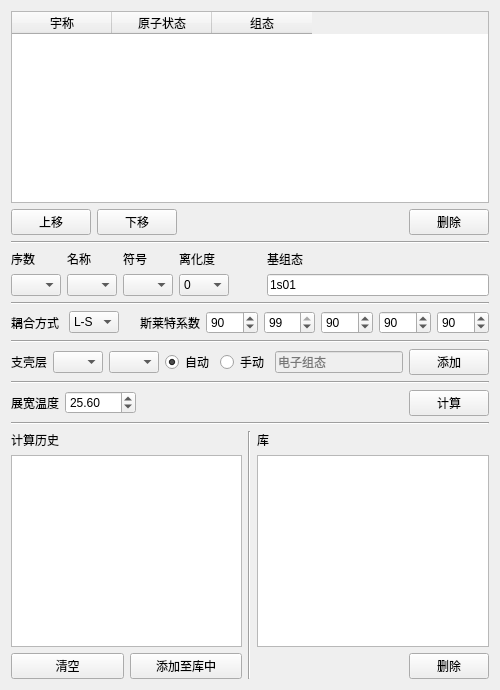
         <widget class="QWidget" name="widget" native="true">
          <property name="sizePolicy">
           <sizepolicy hsizetype="Preferred" vsizetype="Preferred">
            <horstretch>0</horstretch>
            <verstretch>0</verstretch>
           </sizepolicy>
          </property>
          <property name="minimumSize">
           <size>
            <width>500</width>
            <height>0</height>
           </size>
          </property>
          <property name="maximumSize">
           <size>
            <width>500</width>
            <height>16777215</height>
           </size>
          </property>
          <layout class="QVBoxLayout" name="verticalLayout_8">
           <item>
            <widget class="QTableWidget" name="in36_configuration_view">
             <column>
              <property name="text">
               <string>宇称</string>
              </property>
             </column>
             <column>
              <property name="text">
               <string>原子状态</string>
              </property>
             </column>
             <column>
              <property name="text">
               <string>组态</string>
              </property>
             </column>
            </widget>
           </item>
           <item>
            <layout class="QHBoxLayout" name="horizontalLayout_10">
             <item>
              <widget class="QPushButton" name="configuration_move_up">
               <property name="text">
                <string>上移</string>
               </property>
              </widget>
             </item>
             <item>
              <widget class="QPushButton" name="configuration_move_down">
               <property name="text">
                <string>下移</string>
               </property>
              </widget>
             </item>
             <item>
              <spacer name="horizontalSpacer_5">
               <property name="orientation">
                <enum>Qt::Horizontal</enum>
               </property>
               <property name="sizeHint" stdset="0">
                <size>
                 <width>40</width>
                 <height>20</height>
                </size>
               </property>
              </spacer>
             </item>
             <item>
              <widget class="QPushButton" name="del_configuration">
               <property name="text">
                <string>删除</string>
               </property>
              </widget>
             </item>
            </layout>
           </item>
           <item>
            <widget class="Line" name="line">
             <property name="orientation">
              <enum>Qt::Horizontal</enum>
             </property>
            </widget>
           </item>
           <item>
            <layout class="QHBoxLayout" name="horizontalLayout_9">
             <item>
              <layout class="QGridLayout" name="gridLayout">
               <item row="0" column="0">
                <widget class="QLabel" name="label_4">
                 <property name="maximumSize">
                  <size>
                   <width>50</width>
                   <height>16777215</height>
                  </size>
                 </property>
                 <property name="text">
                  <string>序数</string>
                 </property>
                </widget>
               </item>
               <item row="0" column="1">
                <widget class="QLabel" name="label_5">
                 <property name="sizePolicy">
                  <sizepolicy hsizetype="Minimum" vsizetype="Preferred">
                   <horstretch>0</horstretch>
                   <verstretch>0</verstretch>
                  </sizepolicy>
                 </property>
                 <property name="text">
                  <string>名称</string>
                 </property>
                </widget>
               </item>
               <item row="0" column="2">
                <widget class="QLabel" name="label_6">
                 <property name="text">
                  <string>符号</string>
                 </property>
                </widget>
               </item>
               <item row="0" column="3">
                <widget class="QLabel" name="label_7">
                 <property name="sizePolicy">
                  <sizepolicy hsizetype="Preferred" vsizetype="Minimum">
                   <horstretch>0</horstretch>
                   <verstretch>0</verstretch>
                  </sizepolicy>
                 </property>
                 <property name="text">
                  <string>离化度</string>
                 </property>
                </widget>
               </item>
               <item row="1" column="0">
                <widget class="QComboBox" name="atomic_num">
                 <property name="sizePolicy">
                  <sizepolicy hsizetype="Fixed" vsizetype="Fixed">
                   <horstretch>0</horstretch>
                   <verstretch>0</verstretch>
                  </sizepolicy>
                 </property>
                 <property name="maximumSize">
                  <size>
                   <width>50</width>
                   <height>16777215</height>
                  </size>
                 </property>
                </widget>
               </item>
               <item row="1" column="1">
                <widget class="QComboBox" name="atomic_name">
                 <property name="sizePolicy">
                  <sizepolicy hsizetype="Minimum" vsizetype="Fixed">
                   <horstretch>0</horstretch>
                   <verstretch>0</verstretch>
                  </sizepolicy>
                 </property>
                 <property name="maximumSize">
                  <size>
                   <width>50</width>
                   <height>16777215</height>
                  </size>
                 </property>
                </widget>
               </item>
               <item row="1" column="2">
                <widget class="QComboBox" name="atomic_symbol">
                 <property name="maximumSize">
                  <size>
                   <width>50</width>
                   <height>16777215</height>
                  </size>
                 </property>
                </widget>
               </item>
               <item row="1" column="3">
                <widget class="QComboBox" name="atomic_ion">
                 <property name="sizePolicy">
                  <sizepolicy hsizetype="Fixed" vsizetype="Minimum">
                   <horstretch>0</horstretch>
                   <verstretch>0</verstretch>
                  </sizepolicy>
                 </property>
                 <property name="minimumSize">
                  <size>
                   <width>50</width>
                   <height>0</height>
                  </size>
                 </property>
                 <property name="maximumSize">
                  <size>
                   <width>50</width>
                   <height>16777215</height>
                  </size>
                 </property>
                 <item>
                  <property name="text">
                   <string>0</string>
                  </property>
                 </item>
                </widget>
               </item>
              </layout>
             </item>
             <item>
              <spacer name="horizontalSpacer_4">
               <property name="orientation">
                <enum>Qt::Horizontal</enum>
               </property>
               <property name="sizeType">
                <enum>QSizePolicy::Fixed</enum>
               </property>
               <property name="sizeHint" stdset="0">
                <size>
                 <width>32</width>
                 <height>20</height>
                </size>
               </property>
              </spacer>
             </item>
             <item>
              <layout class="QVBoxLayout" name="verticalLayout_6">
               <item>
                <widget class="QLabel" name="label_11">
                 <property name="text">
                  <string>基组态</string>
                 </property>
                </widget>
               </item>
               <item>
                <widget class="QLineEdit" name="base_configuration">
                 <property name="text">
                  <string>1s01</string>
                 </property>
                 <property name="dragEnabled">
                  <bool>false</bool>
                 </property>
                 <property name="readOnly">
                  <bool>true</bool>
                 </property>
                </widget>
               </item>
              </layout>
             </item>
            </layout>
           </item>
           <item>
            <widget class="Line" name="line_2">
             <property name="orientation">
              <enum>Qt::Horizontal</enum>
             </property>
            </widget>
           </item>
           <item>
            <layout class="QHBoxLayout" name="horizontalLayout_4">
             <item>
              <widget class="QLabel" name="label_12">
               <property name="text">
                <string>耦合方式</string>
               </property>
              </widget>
             </item>
             <item>
              <widget class="QComboBox" name="coupling_mode">
               <property name="maximumSize">
                <size>
                 <width>50</width>
                 <height>16777215</height>
                </size>
               </property>
               <item>
                <property name="text">
                 <string>L-S</string>
                </property>
               </item>
               <item>
                <property name="text">
                 <string>j-j</string>
                </property>
               </item>
              </widget>
             </item>
             <item>
              <spacer name="horizontalSpacer_3">
               <property name="orientation">
                <enum>Qt::Horizontal</enum>
               </property>
               <property name="sizeType">
                <enum>QSizePolicy::Fixed</enum>
               </property>
               <property name="sizeHint" stdset="0">
                <size>
                 <width>15</width>
                 <height>20</height>
                </size>
               </property>
              </spacer>
             </item>
             <item>
              <widget class="QLabel" name="label_14">
               <property name="text">
                <string>斯莱特系数</string>
               </property>
              </widget>
             </item>
             <item>
              <widget class="QSpinBox" name="in2_11_a">
               <property name="value">
                <number>90</number>
               </property>
              </widget>
             </item>
             <item>
              <widget class="QSpinBox" name="in2_11_b">
               <property name="value">
                <number>99</number>
               </property>
              </widget>
             </item>
             <item>
              <widget class="QSpinBox" name="in2_11_c">
               <property name="value">
                <number>90</number>
               </property>
              </widget>
             </item>
             <item>
              <widget class="QSpinBox" name="in2_11_d">
               <property name="maximum">
                <number>99</number>
               </property>
               <property name="value">
                <number>90</number>
               </property>
              </widget>
             </item>
             <item>
              <widget class="QSpinBox" name="in2_11_e">
               <property name="value">
                <number>90</number>
               </property>
              </widget>
             </item>
            </layout>
           </item>
           <item>
            <widget class="Line" name="line_3">
             <property name="orientation">
              <enum>Qt::Horizontal</enum>
             </property>
            </widget>
           </item>
           <item>
            <layout class="QHBoxLayout" name="horizontalLayout_5">
             <item>
              <widget class="QLabel" name="label_8">
               <property name="text">
                <string>支壳层</string>
               </property>
              </widget>
             </item>
             <item>
              <widget class="QComboBox" name="low_configuration">
               <property name="minimumSize">
                <size>
                 <width>50</width>
                 <height>0</height>
                </size>
               </property>
               <property name="maximumSize">
                <size>
                 <width>50</width>
                 <height>16777215</height>
                </size>
               </property>
              </widget>
             </item>
             <item>
              <widget class="QComboBox" name="high_configuration">
               <property name="minimumSize">
                <size>
                 <width>50</width>
                 <height>0</height>
                </size>
               </property>
               <property name="maximumSize">
                <size>
                 <width>50</width>
                 <height>16777215</height>
                </size>
               </property>
              </widget>
             </item>
             <item>
              <widget class="QRadioButton" name="auto_write_in36">
               <property name="text">
                <string>自动</string>
               </property>
               <property name="checked">
                <bool>true</bool>
               </property>
              </widget>
             </item>
             <item>
              <widget class="QRadioButton" name="manual_write_in36">
               <property name="text">
                <string>手动</string>
               </property>
              </widget>
             </item>
             <item>
              <widget class="QLineEdit" name="configuration_edit">
               <property name="enabled">
                <bool>false</bool>
               </property>
               <property name="toolTip">
                <string/>
               </property>
               <property name="statusTip">
                <string/>
               </property>
               <property name="whatsThis">
                <string>&lt;html&gt;&lt;head/&gt;&lt;body&gt;&lt;p&gt;&lt;br/&gt;&lt;/p&gt;&lt;/body&gt;&lt;/html&gt;</string>
               </property>
               <property name="accessibleDescription">
                <string/>
               </property>
               <property name="inputMask">
                <string/>
               </property>
               <property name="text">
                <string/>
               </property>
               <property name="placeholderText">
                <string>电子组态</string>
               </property>
               <property name="clearButtonEnabled">
                <bool>true</bool>
               </property>
              </widget>
             </item>
             <item>
              <widget class="QPushButton" name="add_configuration">
               <property name="text">
                <string>添加</string>
               </property>
              </widget>
             </item>
            </layout>
           </item>
           <item>
            <widget class="Line" name="line_4">
             <property name="orientation">
              <enum>Qt::Horizontal</enum>
             </property>
            </widget>
           </item>
           <item>
            <layout class="QHBoxLayout" name="horizontalLayout_6">
             <item>
              <widget class="QLabel" name="label_13">
               <property name="text">
                <string>展宽温度</string>
               </property>
              </widget>
             </item>
             <item>
              <widget class="QDoubleSpinBox" name="temperature_1">
               <property name="minimumSize">
                <size>
                 <width>63</width>
                 <height>0</height>
                </size>
               </property>
               <property name="minimum">
                <double>1.000000000000000</double>
               </property>
               <property name="maximum">
                <double>1000.000000000000000</double>
               </property>
               <property name="singleStep">
                <double>0.100000000000000</double>
               </property>
               <property name="value">
                <double>25.600000000000001</double>
               </property>
              </widget>
             </item>
             <item>
              <spacer name="horizontalSpacer_7">
               <property name="orientation">
                <enum>Qt::Horizontal</enum>
               </property>
               <property name="sizeHint" stdset="0">
                <size>
                 <width>40</width>
                 <height>20</height>
                </size>
               </property>
              </spacer>
             </item>
             <item>
              <widget class="QPushButton" name="run_cowan">
               <property name="sizePolicy">
                <sizepolicy hsizetype="Preferred" vsizetype="Preferred">
                 <horstretch>0</horstretch>
                 <verstretch>0</verstretch>
                </sizepolicy>
               </property>
               <property name="text">
                <string>计算</string>
               </property>
              </widget>
             </item>
            </layout>
           </item>
           <item>
            <widget class="Line" name="line_5">
             <property name="orientation">
              <enum>Qt::Horizontal</enum>
             </property>
            </widget>
           </item>
           <item>
            <layout class="QHBoxLayout" name="horizontalLayout_14">
             <item>
              <layout class="QVBoxLayout" name="verticalLayout_5">
               <item>
                <widget class="QLabel" name="label_9">
                 <property name="text">
                  <string>计算历史</string>
                 </property>
                </widget>
               </item>
               <item>
                <widget class="QListWidget" name="run_history_list">
                 <property name="alternatingRowColors">
                  <bool>true</bool>
                 </property>
                </widget>
               </item>
               <item>
                <layout class="QHBoxLayout" name="horizontalLayout_7">
                 <item>
                  <widget class="QPushButton" name="clear_history">
                   <property name="text">
                    <string>清空</string>
                   </property>
                  </widget>
                 </item>
                 <item>
                  <widget class="QPushButton" name="add_to_selection">
                   <property name="text">
                    <string>添加至库中</string>
                   </property>
                  </widget>
                 </item>
                </layout>
               </item>
              </layout>
             </item>
             <item>
              <widget class="Line" name="line_8">
               <property name="orientation">
                <enum>Qt::Vertical</enum>
               </property>
              </widget>
             </item>
             <item>
              <layout class="QVBoxLayout" name="verticalLayout_3">
               <item>
                <widget class="QLabel" name="label_10">
                 <property name="text">
                  <string>库</string>
                 </property>
                </widget>
               </item>
               <item>
                <widget class="QListWidget" name="selection_list">
                 <property name="alternatingRowColors">
                  <bool>true</bool>
                 </property>
                </widget>
               </item>
               <item>
                <layout class="QHBoxLayout" name="horizontalLayout_13">
                 <item>
                  <spacer name="horizontalSpacer_6">
                   <property name="orientation">
                    <enum>Qt::Horizontal</enum>
                   </property>
                   <property name="sizeHint" stdset="0">
                    <size>
                     <width>40</width>
                     <height>20</height>
                    </size>
                   </property>
                  </spacer>
                 </item>
                 <item>
                  <widget class="QPushButton" name="del_selection">
                   <property name="text">
                    <string>删除</string>
                   </property>
                  </widget>
                 </item>
                </layout>
               </item>
              </layout>
             </item>
            </layout>
           </item>
          </layout>
         </widget>
